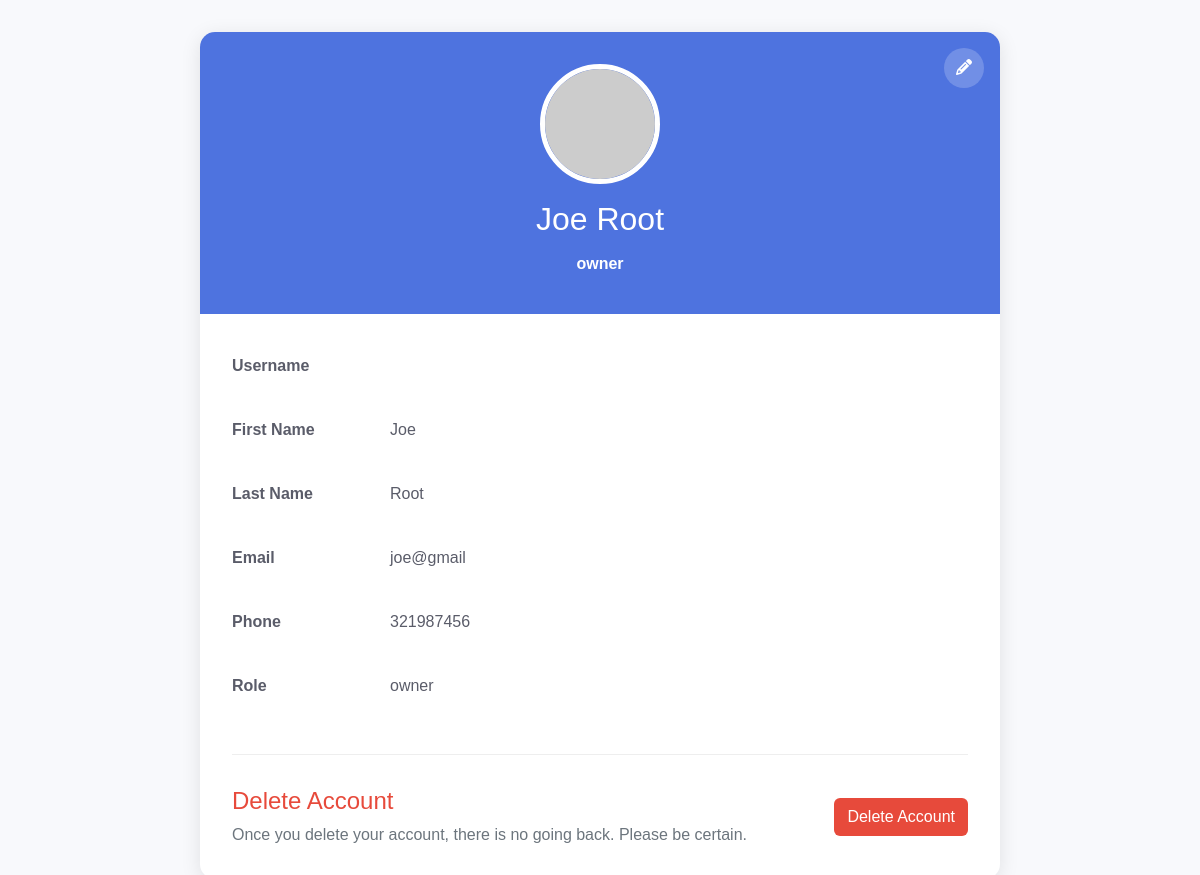
Screenshot of /profile/ (signed in) with the database file from the repository.
### Turfapp/models.py (models this page shows, shortened)
class CustomUser(AbstractBaseUser,PermissionsMixin):
    phone = models.CharField(max_length=10,unique=True)
    profile_pic = models.ImageField(upload_to='profile_images/', null=True, blank=True)
    first_name = models.CharField(max_length=15)
    last_name = models.CharField(max_length=15)
    role = models.CharField(max_length=10, choices=[('player', 'Player'), ('owner', 'Owner'), ('admin', 'admin')],default='player')
    email = models.EmailField(unique=True)
    is_active = models.BooleanField(default=True)
    is_staff = models.BooleanField(default=False)
    is_blocked = models.BooleanField(default=False)
    USERNAME_FIELD = "email"
    REQUIRED_FIELDS = ["phone", "first_name", "last_name"]
    objects = UserManager()

### Turfapp/views.py (the view, shortened to what this page needs)
# urls.py: path("profile/",views.Profile,name='profile'),
@login_required
def Profile(request):
    messages.success(request, "operartion unsuccessfull")
    return render(request,"profile.html")

### Turfapp/templates/profile.html (shortened to what this page needs)
<!DOCTYPE html>
<html lang="en">
<head>
    <link href="https://cdn.jsdelivr.net/npm/bootstrap@5.3.0/dist/css/bootstrap.min.css" rel="stylesheet">
    <link rel="stylesheet" href="https://cdnjs.cloudflare.com/ajax/libs/font-awesome/6.4.0/css/all.min.css">
</head>
<body>
    <div class="profile-card">
        <div class="profile-header">
            <button class="edit-btn" id="editToggleBtn">
                <i class="fas fa-pencil-alt"></i>
            </button>
            {% if request.user.profile_pic and request.user.profile_pic.url %}
            <img src="{{request.user.profile_pic.url}}" alt="Profile" class="profile-pic" id="profilePic">
            {% else %}
            <img src="https://ui-avatars.com/api/?name={{ request.user.first_name }}+{{ request.user.last_name }}&background=3a5a78&color=fff" alt="Profile" class="profile-pic" id="profilePic">
            {% endif %}
            <h2 id="fullName">{{request.user.first_name|capfirst}} {{request.user.last_name|capfirst}}</h2>
            <div class="role-badge" id="roleBadge">{{request.user.role}}</div>
        </div>
        <div class="profile-body">
            <div class="profile-field">
                <label>Username</label>
                <div class="value" id="usernameValue">{{request.user.username}}</div>
            </div>
           <form method="post">
            <div class="profile-field">
                <label>First Name</label>
                <div class="value" id="firstNameValue">{{request.user.first_name|capfirst}}</div>
            </div>
            <div class="profile-field">
                <label>Last Name</label>
                <div class="value" id="lastNameValue">{{request.user.last_name|capfirst}}</div>
            </div>
            <div class="profile-field">
                <label>Email</label>
                <div class="value" id="emailValue">{{request.user.email}}</div>
            </div>
            <div class="profile-field">
                <label>Phone</label>
                <div class="value" id="phoneValue">{{request.user.phone}}</div>
            </div>
            <div class="profile-field">
                <label>Role</label>
                <div class="value" id="roleValue">{{request.user.role}}</div>
            </div>
            </form>
            <div class="delete-section">
                <div class="delete-content">
                    <div class="delete-text">
                        <h4>Delete Account</h4>
                        <p>Once you delete your account, there is no going back. Please be certain.</p>
                    </div>
                    <button type="button" class="btn btn-delete" data-bs-toggle="modal" data-bs-target="#confirmDeleteModal">
                        Delete Account
                    </button>
                </div>
            </div>
        </div>
    </div>
</body>
</html>

### Turfapp/templates/profile.html (style rules this page uses)
:root { --primary-color: #4e73df; --secondary-color: #f8f9fc; --text-color: #5a5c69; --danger-color: #e74a3b; }
body { background-color: #f8f9fc; color: var(--text-color); font-family: 'Nunito', sans-serif; }
.profile-card { background: white; border-radius: 15px; box-shadow: 0 4px 20px rgba(0, 0, 0, 0.1); overflow: hidden; max-width: 800px; margin: 2rem auto; }
.profile-header { background: var(--primary-color); color: white; padding: 2rem; text-align: center; position: relative; }
.profile-pic { width: 120px; height: 120px; border-radius: 50%; border: 5px solid white; object-fit: cover; margin-bottom: 1rem; }
.profile-body { padding: 2rem; }
.profile-field { display: flex; margin-bottom: 1.5rem; align-items: center; flex-wrap: wrap; }
.profile-field label { flex: 0 0 150px; font-weight: 600; }
.profile-field .value { flex: 1; padding: 0.5rem; min-height: 40px; display: flex; align-items: center; }
.edit-btn { position: absolute; top: 1rem; right: 1rem; background: rgba(255, 255, 255, 0.2); border: none; color: white; width: 40px; height: 40px; border-radius: 50%; cursor: pointer; transition: all 0.3s; }
.btn-delete { background: var(--danger-color); color: white; }
.role-badge { padding: 0.35rem 0.65rem; border-radius: 50rem; font-weight: 600; }
.delete-section { margin-top: 3rem; padding-top: 2rem; border-top: 1px solid #eee; }
.delete-content { display: flex; justify-content: space-between; align-items: center; }
.delete-text h4 { color: var(--danger-color); margin-bottom: 0.5rem; }
.delete-text p { margin-bottom: 0; color: #6c757d; }

### rows the page displays
CustomUser: user.first_name "Joe", user.last_name "Root", user.role "owner", user.email "joe@gmail", user.phone "321987456"
